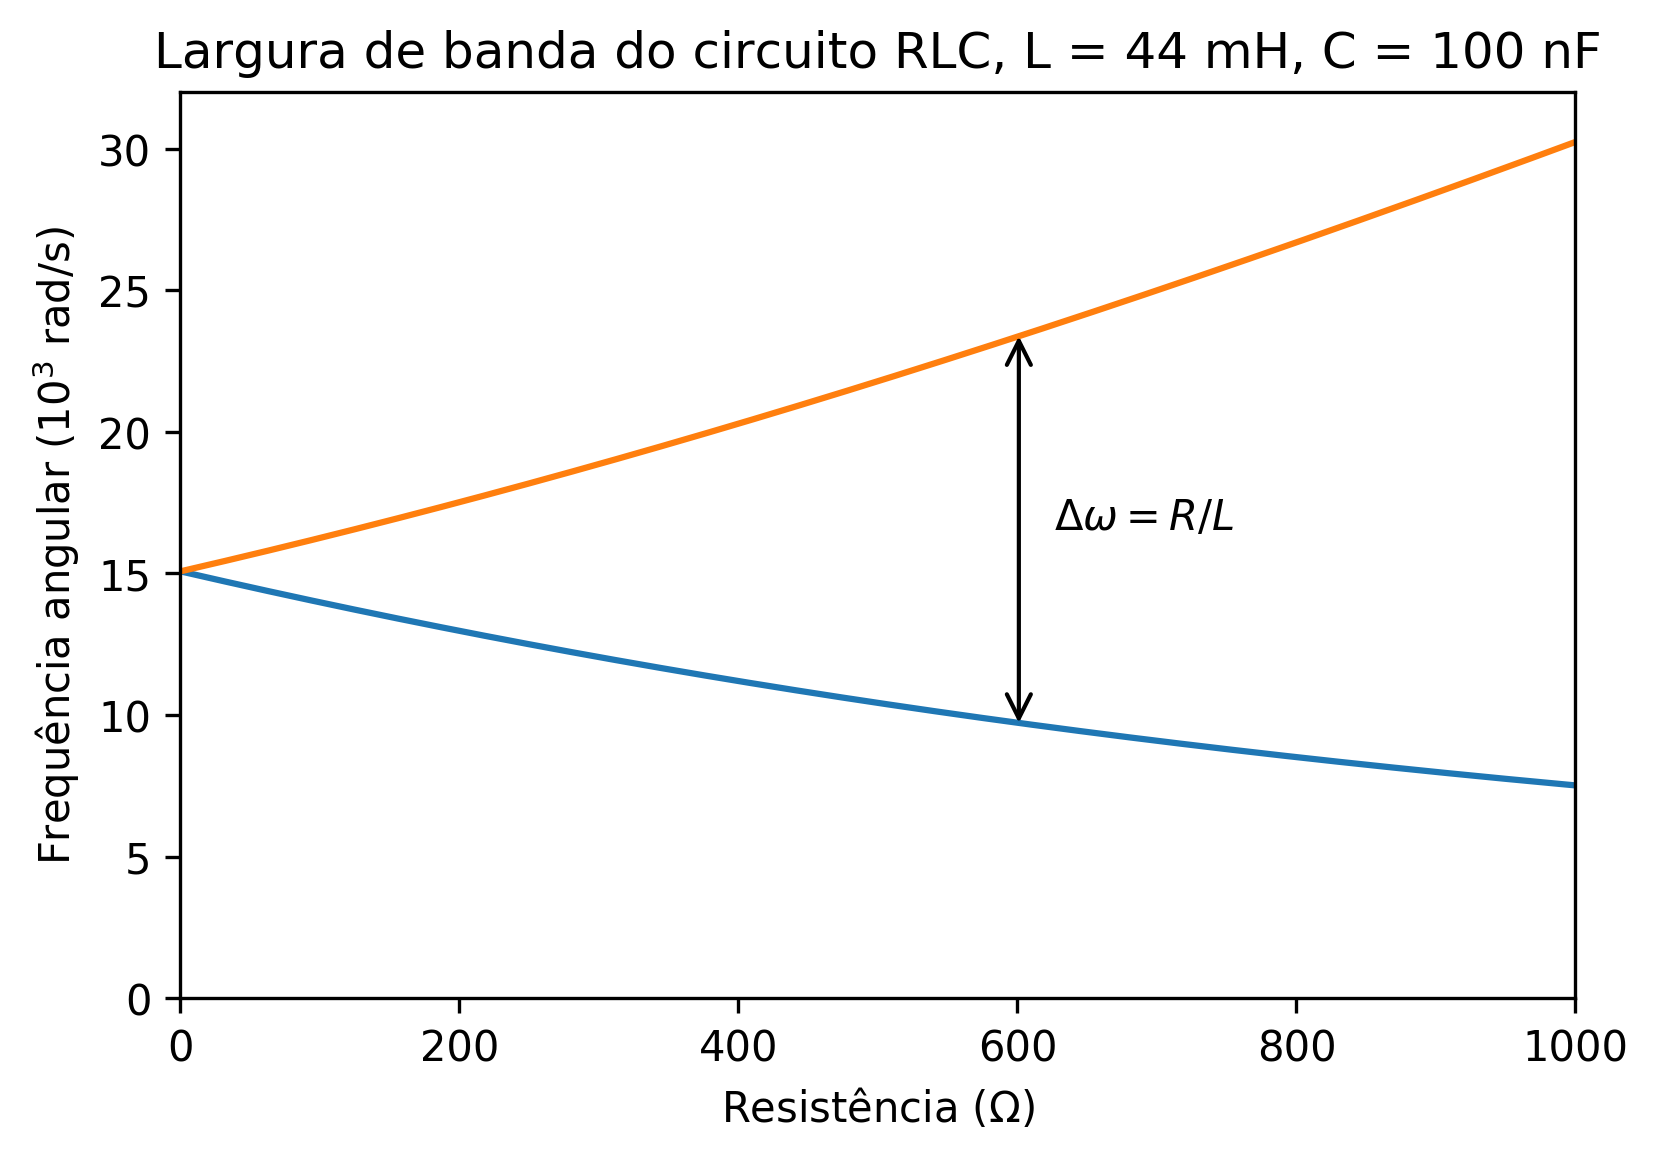

Generate this figure with Python:
# Largura de banda: frequências onde a potência é metade do máximo

import numpy as np
import matplotlib.pyplot as plt
from numpy import sqrt

R = np.linspace(1,1e3,1000)
L = 44e-3
C = 1e-7
w0 = 1/sqrt(L*C)

a = R**2 + 2*L/C
b = R*sqrt(R**2 + 4*L/C)
w1 = sqrt((a-b)/(2*L*L))
w2 = sqrt((a+b)/(2*L*L))

plt.figure(dpi=300)
f = 1e-3
plt.plot(R,w1*f,'-')
plt.plot(R,w2*f,'-')
plt.xlabel(r'Resistência ($\Omega$)')
plt.ylabel(r'Frequência angular (10$^{3}$ rad/s)')
plt.xlim(0,1000)
plt.ylim(0,32)
i=600
plt.annotate('',xy=(R[i],w1[i]*f),xytext=(R[i],w2[i]*f),
    arrowprops=dict(arrowstyle='<->',shrinkA=0,shrinkB=0),size='x-large')
plt.annotate(r'$\Delta \omega = R/L$',xy=(R[i+25],(w1[i]+w2[i])*f/2))
plt.title(r'Largura de banda do circuito RLC, L = 44 mH, C = 100 nF')
plt.savefig('pratica6/banda.png',bbox_inches='tight')
